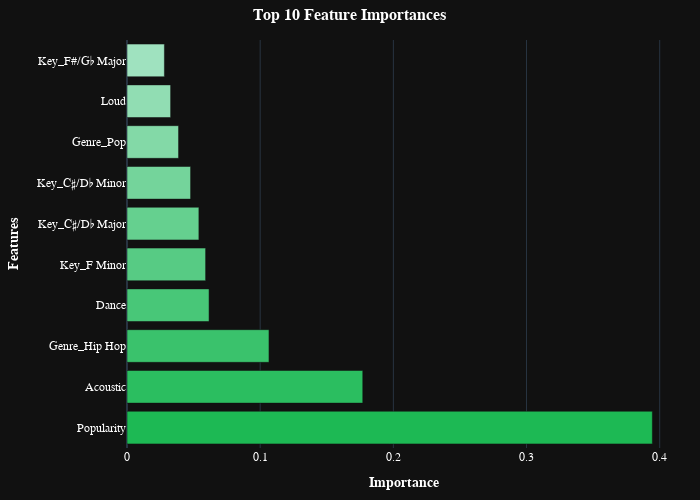

This figure's notebook cell:
### Markdown cell above
### Feature Importance Plot (Decision Tree)

### Code cell
plot_tree_feature_importance(dec_tree_model)

### Figure 1 — Plotly figure (JSON) as saved in the notebook; plotly's stock layout.template omitted (floating-point values rounded to 4 significant figures)
{"data": [{"marker": {"color": ["#1DB954", "#2BBE60", "#3AC26C", "#48C778", "#57CB84", "#65D08F", "#74D49B", "#83D9A7", "#91DDB3", "#9FE2BF"]}, "orientation": "h", "type": "bar", "x": [0.3945, 0.177, 0.1066, 0.06161, 0.05903, 0.05397, 0.04774, 0.03871, 0.03275, 0.02808], "y": ["Popularity", "Acoustic", "Genre_Hip Hop", "Dance", "Key_F Minor", "Key_C♯/D♭ Major", "Key_C♯/D♭ Minor", "Genre_Pop", "Loud", "Key_F#/G♭ Major"]}], "layout": {"font": {"color": "white", "family": "Arial, sans-serif", "size": 12}, "height": 500, "hoverlabel": {"font": {"color": "white"}}, "margin": {"b": 20, "l": 100, "r": 20, "t": 40}, "title": {"font": {"color": "white", "family": "Arial, sans-serif", "size": 16}, "text": "<b>Top 10 Feature Importances</b>", "x": 0.5}, "width": 700, "xaxis": {"title": {"font": {"color": "white", "family": "Arial, sans-serif", "size": 14}, "text": "<b>Importance</b>"}}, "yaxis": {"title": {"font": {"color": "white", "family": "Arial, sans-serif", "size": 14}, "text": "<b>Features</b>"}}}}
